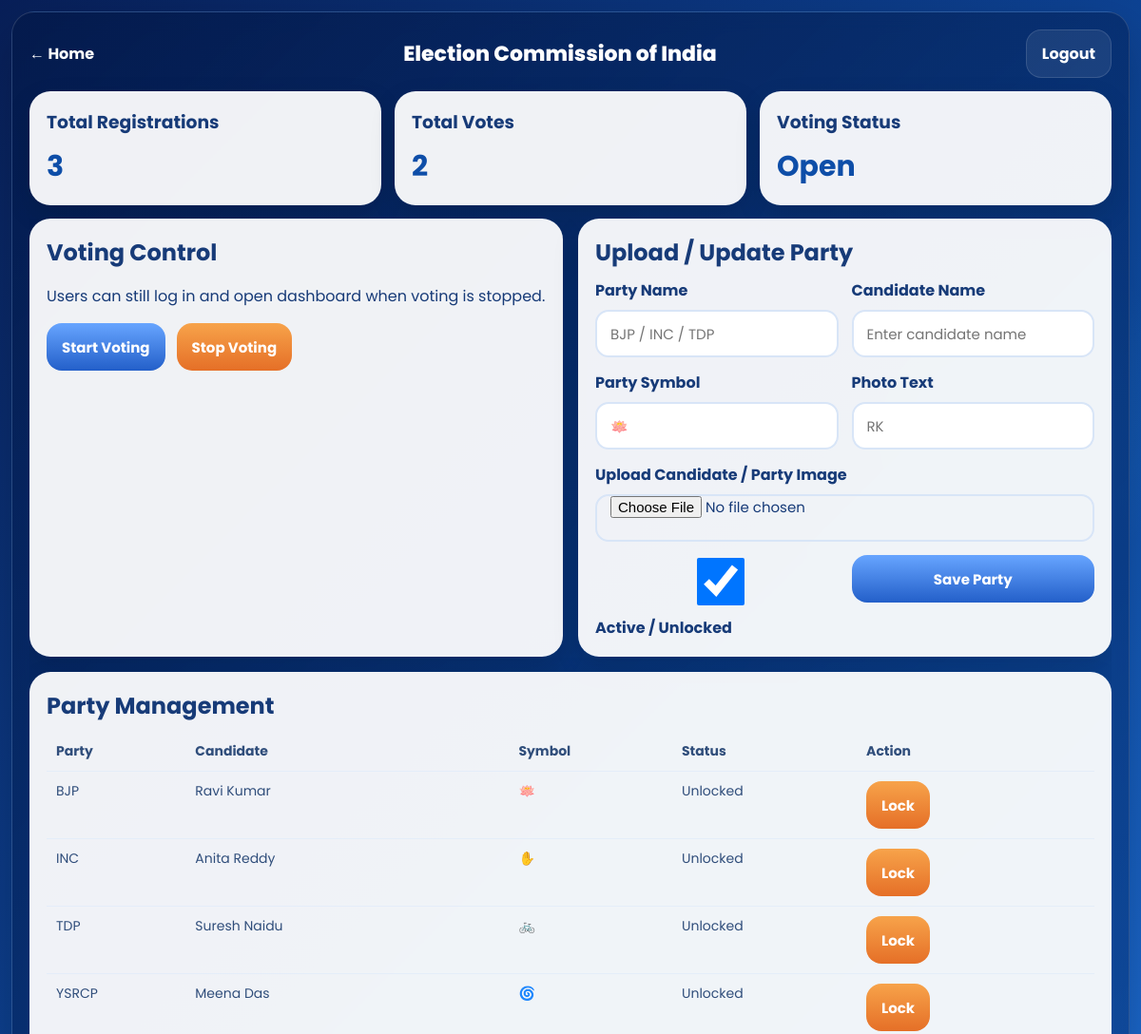
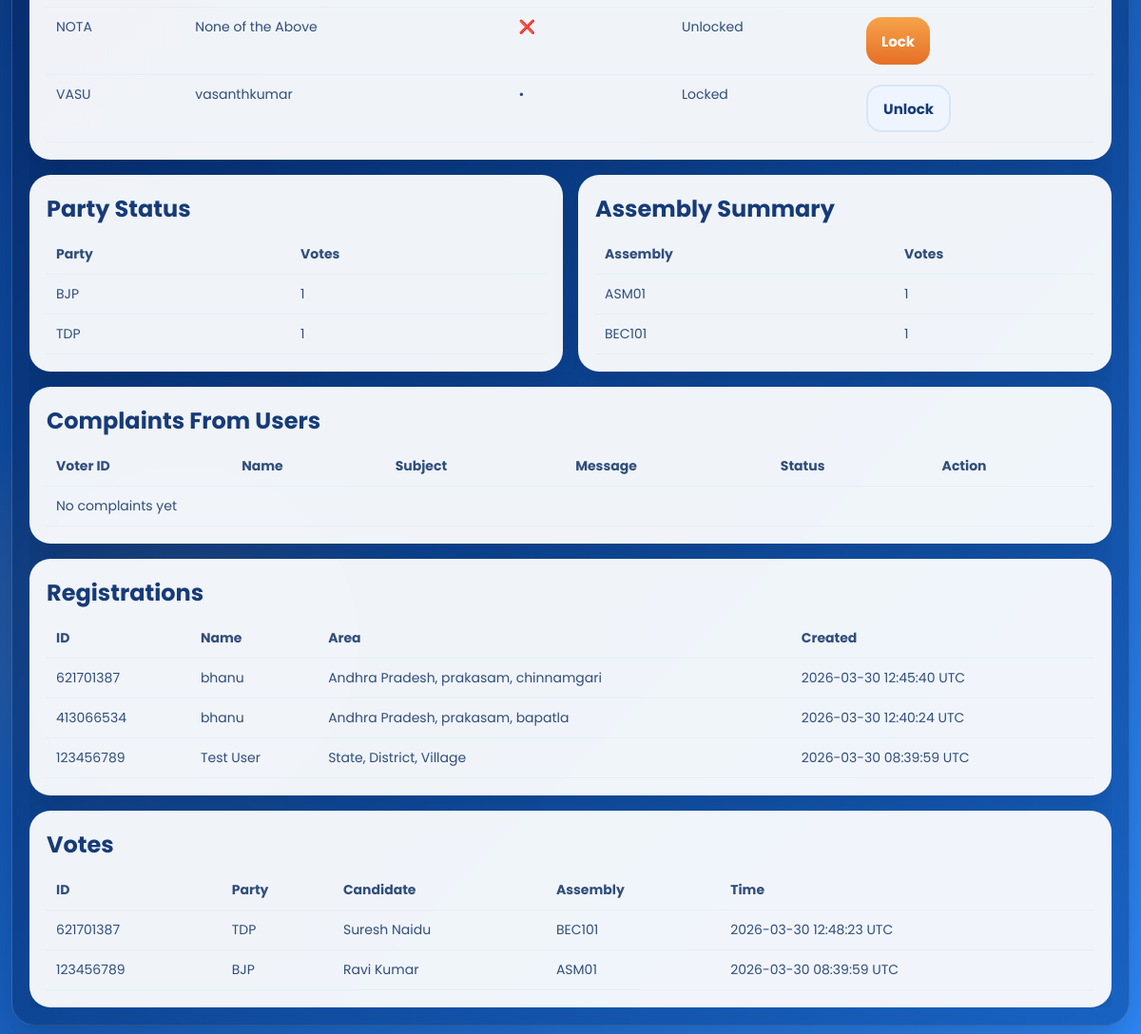
/admin (signed in), run on the app's committed database (2 pictures, top to bottom).
### tables this page shows
CREATE TABLE party_config (
            id INTEGER PRIMARY KEY AUTOINCREMENT,
            party TEXT NOT NULL UNIQUE,
            candidate TEXT NOT NULL,
            symbol TEXT NOT NULL,
            photo TEXT NOT NULL DEFAULT '',
            photo_path TEXT,
            is_active INTEGER NOT NULL DEFAULT 1,
            display_order INTEGER NOT NULL DEFAULT 0,
            created_at TEXT DEFAULT CURRENT_TIMESTAMP
        );

CREATE TABLE registrations (
            unique_id TEXT PRIMARY KEY,
            aadhaar_hash TEXT NOT NULL UNIQUE,
            full_name TEXT NOT NULL,
            dob TEXT NOT NULL,
            mobile TEXT NOT NULL,
            father_name TEXT NOT NULL,
            state TEXT NOT NULL,
            district TEXT NOT NULL,
            mandal TEXT NOT NULL,
            pincode TEXT NOT NULL,
            assembly_code TEXT NOT NULL,
            village_name TEXT NOT NULL,
            created_at TEXT NOT NULL
        );

CREATE TABLE votes (
            id INTEGER PRIMARY KEY AUTOINCREMENT,
            unique_id TEXT NOT NULL,
            aadhaar_hash TEXT NOT NULL,
            state TEXT NOT NULL,
            district TEXT NOT NULL,
            mandal TEXT NOT NULL,
            village_name TEXT NOT NULL,
            assembly_code TEXT NOT NULL,
            party TEXT NOT NULL,
            candidate_name TEXT NOT NULL,
            voted_at TEXT NOT NULL,
            block_hash TEXT,
            FOREIGN KEY(unique_id) REFERENCES registrations(unique_id)
        );

### app.py (the view)
@app.route('/admin')
def admin_page():
    if not session.get('admin_ok'):
        return redirect(url_for('admin_login_page'))
    db = get_db()
    results = db.execute('SELECT party, COUNT(*) AS count FROM votes GROUP BY party ORDER BY count DESC, party ASC').fetchall()
    total_registrations = db.execute('SELECT COUNT(*) AS count FROM registrations').fetchone()['count']
    total_votes = db.execute('SELECT COUNT(*) AS count FROM votes').fetchone()['count']
    assembly_summary = db.execute('SELECT assembly_code, COUNT(*) AS count FROM votes GROUP BY assembly_code ORDER BY assembly_code ASC').fetchall()
    registrations = db.execute('SELECT unique_id, full_name, state, district, assembly_code, mandal, village_name, created_at FROM registrations ORDER BY created_at DESC').fetchall()
    votes = db.execute('SELECT unique_id, party, candidate_name, assembly_code, state, district, mandal, village_name, voted_at FROM votes ORDER BY id DESC').fetchall()
    db.close()
    return render_template(
        'admin.html',
        total_registrations=total_registrations,
        total_votes=total_votes,
        results=results,
        assembly_summary=assembly_summary,
        registrations=registrations,
        votes=votes,
        voting_enabled=is_voting_enabled(),
        parties=all_parties(),
        complaints=fetch_complaints(),
    )

### app.py (called while the page is built)
def all_parties():
    return [dict(r) for r in fetch_parties(active_only=False)]

@app.before_request
def setup_once():
    global blockchain
    if blockchain is None:
        init_db()
        blockchain = Blockchain()

### database.py (called while the page is built)
def get_db():
    con = sqlite3.connect(DB_PATH)
    con.row_factory = sqlite3.Row
    return con

def get_setting(key: str, default: str | None = None) -> str | None:
    con = get_db()
    row = con.execute('SELECT setting_value FROM app_settings WHERE setting_key=?', (key,)).fetchone()
    con.close()
    if row:
        return row['setting_value']
    return default

def is_voting_enabled() -> bool:
    return get_setting('voting_enabled', '1') == '1'

def fetch_parties(active_only: bool = False):
    con = get_db()
    if active_only:
        rows = con.execute(
            'SELECT * FROM party_config WHERE is_active=1 ORDER BY display_order ASC, party ASC'
        ).fetchall()
    else:
        rows = con.execute(
            'SELECT * FROM party_config ORDER BY display_order ASC, party ASC'
        ).fetchall()
    con.close()
    return rows

def fetch_complaints():
    con = get_db()
    rows = con.execute('SELECT * FROM complaints ORDER BY id DESC').fetchall()
    con.close()
    return rows

### templates/admin.html (shortened to what this page needs)
<!DOCTYPE html>
<html lang="en">
<head>
  <link rel="stylesheet" href="{{ url_for('static', filename='css/style.css') }}">
</head>
<body class="inner-body">
  <div class="page-shell admin-shell fixed-page-shell">
    <header class="inner-header">
      <a href="{{ url_for('home') }}" class="back-link">← Home</a>
      <div class="page-brand">Election Commission of India</div>
      <a class="header-side link-light" href="{{ url_for('admin_logout') }}">Logout</a>
    </header>
    <section class="admin-summary-grid">
      <div class="summary-card"><h3>Total Registrations</h3><strong>{{ total_registrations }}</strong></div>
      <div class="summary-card"><h3>Total Votes</h3><strong>{{ total_votes }}</strong></div>
      <div class="summary-card"><h3>Voting Status</h3><strong>{{ 'Open' if voting_enabled else 'Stopped' }}</strong></div>
    </section>
    <section class="subpage-scroll">
      <section class="admin-panels">
        <div class="admin-panel">
          <h2>Voting Control</h2>
          <p>Users can still log in and open dashboard when voting is stopped.</p>
          <div class="admin-action-row">
            <form method="post" action="{{ url_for('admin_toggle_voting') }}">
              <button class="card-btn" type="submit">Start Voting</button>
            </form>
            <form method="post" action="{{ url_for('admin_toggle_voting') }}">
              <button class="card-btn warn" type="submit">Stop Voting</button>
            </form>
          </div>
        </div>
        <div class="admin-panel">
          <h2>Upload / Update Party</h2>
          <form class="form-grid two-col compact-grid" method="post" action="{{ url_for('admin_save_party') }}" enctype="multipart/form-data">
            <label>Party Name<input type="text" name="party" placeholder="BJP / INC / TDP"></label>
            <label>Candidate Name<input type="text" name="candidate" placeholder="Enter candidate name"></label>
            <label>Party Symbol<input type="text" name="symbol" placeholder="🪷"></label>
            <label>Photo Text<input type="text" name="photo" placeholder="RK"></label>
            <label class="span-two">Upload Candidate / Party Image<input type="file" name="party_image" accept=".png,.jpg,.jpeg,.webp"></label>
            <label><input type="checkbox" name="is_active" checked> Active / Unlocked</label>
            <button class="main-btn" type="submit">Save Party</button>
          </form>
        </div>
        <div class="admin-panel wide-panel">
          <h2>Party Management</h2>
          <table>
            <tr><th>Party</th><th>Candidate</th><th>Symbol</th><th>Status</th><th>Action</th></tr>
            {% for item in parties %}
            <tr>
              <td>{{ item.party }}</td>
              <td>{{ item.candidate }}</td>
              <td>{{ item.symbol }}</td>
              <td>{{ 'Unlocked' if item.is_active else 'Locked' }}</td>
              <td>
                <form method="post" action="{{ url_for('admin_toggle_party', party_id=item.id) }}">
                  <button class="soft-btn {% if item.is_active %}secondary{% endif %}" type="submit">{% if item.is_active %}Lock{% else %}Unlock{% endif %}</button>
                </form>
              </td>
            </tr>
            {% else %}
            <tr><td colspan="5">No parties found</td></tr>
            {% endfor %}
          </table>
        </div>
        <div class="admin-panel">
          <h2>Party Status</h2>
          <table><tr><th>Party</th><th>Votes</th></tr>{% for row in results %}<tr><td>{{ row.party }}</td><td>{{ row.count }}</td></tr>{% else %}<tr><td colspan="2">No votes yet</td></tr>{% endfor %}</table>
        </div>
        <div class="admin-panel">
          <h2>Assembly Summary</h2>
          <table><tr><th>Assembly</th><th>Votes</th></tr>{% for row in assembly_summary %}<tr><td>{{ row.assembly_code }}</td><td>{{ row.count }}</td></tr>{% else %}<tr><td colspan="2">No assembly data</td></tr>{% endfor %}</table>
        </div>
        <div class="admin-panel wide-panel">
          <h2>Complaints From Users</h2>
          <table>
            <tr><th>Voter ID</th><th>Name</th><th>Subject</th><th>Message</th><th>Status</th><th>Action</th></tr>
            {% for row in complaints %}
            <tr>
              <td>{{ row.unique_id }}</td>
              <td>{{ row.full_name }}</td>
              <td>{{ row.subject }}</td>
              <td>{{ row.message }}</td>
              <td>{{ row.status }}</td>
              <td>
                <form method="post" action="{{ url_for('admin_complaint_status', complaint_id=row.id) }}">
                  <input type="hidden" name="status" value="Resolved">
                  <button class="soft-btn" type="submit">Mark Resolved</button>
                </form>
              </td>
            </tr>
            {% else %}
            <tr><td colspan="6">No complaints yet</td></tr>
            {% endfor %}
          </table>
        </div>
        <div class="admin-panel wide-panel">
          <h2>Registrations</h2>
          <table><tr><th>ID</th><th>Name</th><th>Area</th><th>Created</th></tr>{% for row in registrations %}<tr><td>{{ row.unique_id }}</td><td>{{ row.full_name }}</td><td>{{ row.state }}, {{ row.district }}, {{ row.village_name }}</td><td>{{ row.created_at }}</td></tr>{% else %}<tr><td colspan="4">No registrations yet</td></tr>{% endfor %}</table>
        </div>
        <div class="admin-panel wide-panel">
          <h2>Votes</h2>
          <table><tr><th>ID</th><th>Party</th><th>Candidate</th><th>Assembly</th><th>Time</th></tr>{% for row in votes %}<tr><td>{{ row.unique_id }}</td><td>{{ row.party }}</td><td>{{ row.candidate_name }}</td><td>{{ row.assembly_code }}</td><td>{{ row.voted_at }}</td></tr>{% else %}<tr><td colspan="5">No votes yet</td></tr>{% endfor %}</table>
        </div>
      </section>
    </section>
  </div>
</body>
</html>

### static/css/style.css (style rules this page uses)
:root { --bg1:#081f58;--bg2:#0f4fa8;--bg3:#2f8cff;--panel:rgba(255,255,255,.94);--panel-soft:rgba(255,255,255,.10); --text:#173b78;--text-soft:#6178a3;--line:rgba(255,255,255,.14);--shadow:0 20px 50px rgba(0,0,0,.22);--soft:0 10px 28px rgba(0,0,0,.12); --blue1:#67a5ff;--blue2:#235fc9;--orange1:#f7a34a;--orange2:#e56f27;--green1:#31c96c;--green2:#159249;--danger:#b11f1f; }
*,*::before,*::after { box-sizing:border-box;min-width:0 }
html,body { width:100%;max-width:100%;height:100%;margin:0;padding:0;overflow-x:hidden }
body { font-family:"Poppins",sans-serif;color:#fff;background:radial-gradient(circle at 15% 80%,rgba(255,157,64,.22),transparent 260px),radial-gradient(circle at 85% 20%,rgba(82,194,255,.20),transparent 220px),linear-gradient(135deg,var(--bg1) 0%,var(--bg2) 48%,var(--bg3) 100%) }
.landing-body,.inner-body,.dashboard-body { min-height:100vh }
.portal-shell,.page-shell { position:relative;z-index:1;width:min(1180px,calc(100% - 24px));margin:12px auto;padding:18px;border-radius:24px;background:linear-gradient(135deg,rgba(3,24,71,.68),rgba(10,70,151,.58));border:1px solid var(--line);box-shadow:var(--shadow);backdrop-filter:blur(10px) }
.page-shell.admin-shell { width:min(1320px,calc(100% - 24px)) }
.auth-shell,.fixed-page-shell { height:calc(100vh - 24px);display:flex;flex-direction:column;overflow:hidden }
.inner-header,.landing-header,.dashboard-topbar,.vote-portal-header,.submit-strip { display:flex;align-items:center;justify-content:space-between;gap:14px }
.page-brand { color:#fff;font-size:22px;font-weight:800 }
.flag-chip,.header-side { padding:12px 16px;border-radius:16px;background:rgba(255,255,255,.08);border:1px solid rgba(255,255,255,.13);color:#fff;font-weight:700 }
.back-link,.link-light { color:#fff;font-weight:700;text-decoration:none }
.form-grid { display:grid;gap:14px }
.form-grid.two-col { grid-template-columns:repeat(2,minmax(0,1fr)) }
.compact-grid { gap:14px }
.form-grid label,.verify-panel label { display:flex;flex-direction:column;gap:8px;font-weight:700;color:var(--text) }
.form-grid input,.form-grid select,.verify-panel input,.form-grid textarea { width:100%;height:50px;border:2px solid #d8e5f7;border-radius:14px;padding:0 14px;font-size:15px;outline:none;font-family:inherit }
.span-two { grid-column:1 / -1 }
.soft-btn,.main-btn,.card-btn,.btn-link { display:inline-flex;align-items:center;justify-content:center;height:50px;padding:0 16px;border:none;border-radius:16px;font-size:15px;font-weight:700;cursor:pointer;text-decoration:none;font-family:inherit }
.main-btn,.card-btn { background:linear-gradient(180deg,var(--blue1),var(--blue2));color:#fff }
.soft-btn { background:#eef5ff;color:var(--text);border:2px solid #d8e5f7 }
.soft-btn.secondary,.card-btn.warn { background:linear-gradient(180deg,var(--orange1),var(--orange2));color:#fff;border:none }
.admin-summary-grid { display:grid;grid-template-columns:repeat(3,minmax(0,1fr));gap:14px;margin:14px 0 }
.summary-card,.admin-panel { background:rgba(255,255,255,.94);border-radius:22px;padding:18px;box-shadow:var(--soft);color:var(--text) }
.summary-card h3,.admin-panel h2 { margin:0 0 10px;color:var(--text) }
.summary-card strong { font-size:30px;color:#0e4ea8 }
.admin-panels { display:grid;grid-template-columns:repeat(2,minmax(0,1fr));gap:16px }
.wide-panel { grid-column:1 / -1 }
.admin-panel table { width:100%;border-collapse:collapse;font-size:14px }
.admin-panel th,.admin-panel td { padding:10px;border-bottom:1px solid #e4edf9;text-align:left;color:#304e7b;vertical-align:top }
.admin-action-row { display:flex;gap:12px;flex-wrap:wrap }
.subpage-scroll { flex:1;min-height:0;overflow-y:auto;overflow-x:hidden }

### data on the page
party_config: party "BJP", candidate "Ravi Kumar", symbol "🪷", is_active "Unlocked", shows "Lock"
party_config: party "INC", candidate "Anita Reddy", symbol "✋", is_active "Unlocked", shows "Lock"
party_config: party "TDP", candidate "Suresh Naidu", symbol "🚲", is_active "Unlocked", shows "Lock"
party_config: party "YSRCP", candidate "Meena Das", symbol "🌀", is_active "Unlocked", shows "Lock"
party_config: party "NOTA", candidate "None of the Above", symbol "❌", is_active "Unlocked", shows "Lock"
party_config: party "VASU", candidate "vasanthkumar", symbol "•", is_active "Locked", shows "Unlock"
registrations: unique_id "621701387", full_name "bhanu", state "Andhra Pradesh", district "prakasam", village_name "chinnamgari", created_at "2026-03-30 12:45:40 UTC"
registrations: unique_id "413066534", full_name "bhanu", state "Andhra Pradesh", district "prakasam", village_name "bapatla", created_at "2026-03-30 12:40:24 UTC"
registrations: unique_id "123456789", full_name "Test User", state "State", district "District", village_name "Village", created_at "2026-03-30 08:39:59 UTC"
votes: unique_id "621701387", party "TDP", candidate_name "Suresh Naidu", assembly_code "BEC101", voted_at "2026-03-30 12:48:23 UTC"
votes: unique_id "123456789", party "BJP", candidate_name "Ravi Kumar", assembly_code "ASM01", voted_at "2026-03-30 08:39:59 UTC"

### other printed values
{{ total_registrations }} "3"
{{ total_votes }} "2"
{{ 'Open' if voting_enabled else 'Stopped' }} "Open"
{{ row.party }} "BJP" "TDP"
{{ row.count }} "1" "1"
{{ row.assembly_code }} "ASM01" "BEC101"
